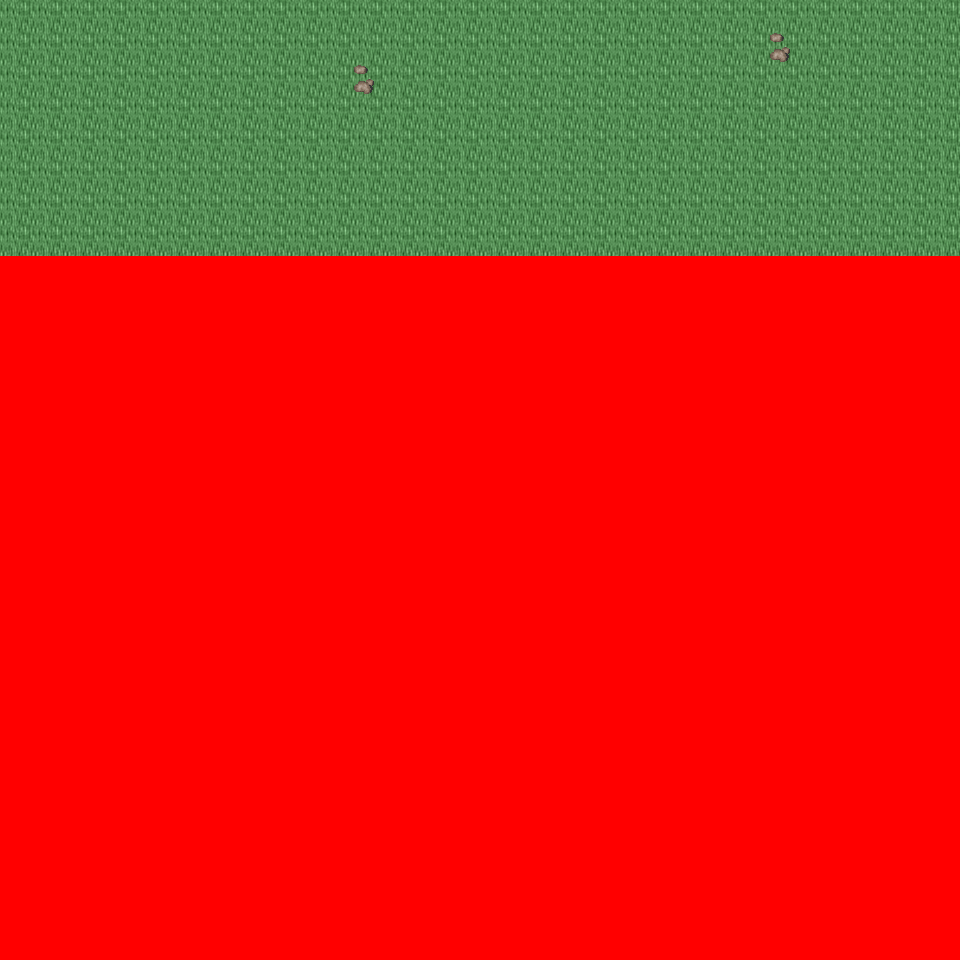

This game map was drawn from its Tiled (.tmx) file and the tilesets committed beside it. A one-line description and the trimmed map source follow:
An orthogonal 30x30 tile map with 32x32 px tiles, 6 tile layers (Ground, Object, Object2, Above, ...), 17 tilesets and 3 objects (3x mapchange).

<map version="1.0" orientation="orthogonal" renderorder="right-down" width="30" height="30" tilewidth="32" tileheight="32" nextobjectid="4">
  <tileset firstgid="1" name="tileset_logic_collision" tilewidth="32" tileheight="32" tilecount="1" columns="1">
    <image source="../drawable/tileset_logic_collision.png" width="32" height="32" />
  </tileset>
  <tileset firstgid="2" name="tileset_ground_ground" tilewidth="32" tileheight="32" tilecount="33" columns="3">
    <image source="../drawable/tileset_ground_ground.png" width="96" height="352" />
  </tileset>
  <tileset firstgid="35" name="tileset_ground_rock_pebbles" tilewidth="32" tileheight="32" tilecount="3" columns="1">
    <image source="../drawable/tileset_ground_rock_pebbles.png" width="32" height="96" />
  </tileset>
  <tileset firstgid="38" name="tileset_ground_grass_corners" tilewidth="32" tileheight="32" tilecount="24" columns="6">
    <image source="../drawable/tileset_ground_grass_corners.png" width="192" height="128" />
  </tileset>
  <tileset firstgid="62" name="tileset_ground_grass_edges" tilewidth="32" tileheight="32" tilecount="36" columns="12">
    <image source="../drawable/tileset_ground_grass_edges.png" width="384" height="96" />
  </tileset>
  <tileset firstgid="98" name="tileset_ground_grass_2" tilewidth="32" tileheight="32" tilecount="21" columns="3">
    <image source="../drawable/tileset_ground_grass_2.png" width="96" height="224" />
  </tileset>
  <tileset firstgid="119" name="tileset_plant_leaves" tilewidth="32" tileheight="32" tilecount="8" columns="4">
    <image source="../drawable/tileset_plant_leaves.png" width="128" height="64" />
  </tileset>
  <tileset firstgid="127" name="tileset_plant_tree_tree_darkgreen" tilewidth="32" tileheight="32" tilecount="88" columns="8">
    <image source="../drawable/tileset_plant_tree_tree_darkgreen.png" width="256" height="352" />
  </tileset>
  <tileset firstgid="215" name="tileset_plant_tree_fall_trees" tilewidth="32" tileheight="32" tilecount="40" columns="8">
    <image source="../drawable/tileset_plant_tree_fall_trees.png" width="256" height="160" />
  </tileset>
  <tileset firstgid="255" name="tileset_plant_tree_pine_tree" tilewidth="32" tileheight="32" tilecount="20" columns="4">
    <image source="../drawable/tileset_plant_tree_pine_tree.png" width="128" height="160" />
  </tileset>
  <tileset firstgid="275" name="tileset_plant_stump_hollow_logs" tilewidth="32" tileheight="32" tilecount="6" columns="3">
    <image source="../drawable/tileset_plant_stump_hollow_logs.png" width="96" height="64" />
  </tileset>
  <tileset firstgid="281" name="tileset_plant_stump_small_stump" tilewidth="32" tileheight="32" tilecount="4" columns="2">
    <image source="../drawable/tileset_plant_stump_small_stump.png" width="64" height="64" />
  </tileset>
  <tileset firstgid="285" name="tileset_plant_stump_stump_purple" tilewidth="32" tileheight="32" tilecount="4" columns="2">
    <image source="../drawable/tileset_plant_stump_stump_purple.png" width="64" height="64" />
  </tileset>
  <tileset firstgid="289" name="tileset_plant_flower_daisy_blue" tilewidth="32" tileheight="32" tilecount="8" columns="2">
    <image source="../drawable/tileset_plant_flower_daisy_blue.png" width="64" height="128" />
  </tileset>
  <tileset firstgid="297" name="tileset_plant_flower_daisy_red" tilewidth="32" tileheight="32" tilecount="8" columns="2">
    <image source="../drawable/tileset_plant_flower_daisy_red.png" width="64" height="128" />
  </tileset>
  <tileset firstgid="305" name="tileset_plant_flower_daisy_white" tilewidth="32" tileheight="32" tilecount="8" columns="2">
    <image source="../drawable/tileset_plant_flower_daisy_white.png" width="64" height="128" />
  </tileset>
  <tileset firstgid="313" name="tileset_plant_flower_daisy_yellow" tilewidth="32" tileheight="32" tilecount="8" columns="2">
    <image source="../drawable/tileset_plant_flower_daisy_yellow.png" width="64" height="128" />
  </tileset>
  <layer name="Ground" width="30" height="30">
    <data>[900 cells, 240 non-empty, 1 distinct tile ids]</data>
  </layer>
  <layer name="Object" width="30" height="30">
    <data>[900 cells, 2 non-empty, 1 distinct tile ids]</data>
  </layer>
  <layer name="Object2" width="30" height="30">
    <data>[900 cells, 0 non-empty, 0 distinct tile ids]</data>
  </layer>
  <layer name="Above" width="30" height="30">
    <data>[900 cells, 0 non-empty, 0 distinct tile ids]</data>
  </layer>
  <layer name="Above2" width="30" height="30">
    <data>[900 cells, 0 non-empty, 0 distinct tile ids]</data>
  </layer>
  <layer name="Walkable" width="30" height="30">
    <data>[900 cells, 660 non-empty, 1 distinct tile ids]</data>
  </layer>
  <objectgroup name="MapEvents">
    <object id="1" name="north" type="mapchange" x="0" y="0" width="960" height="32">
      <properties>
        <property name="map" value="0_ados_mountain_n2_w2_x1_y3" />
        <property name="place" value="south" />
      </properties>
    </object>
    <object id="2" name="west" type="mapchange" x="0" y="0" width="32" height="256">
      <properties>
        <property name="map" value="0_ados_mountain_n2_w2_x0_y4" />
        <property name="place" value="east" />
      </properties>
    </object>
    <object id="3" name="east" type="mapchange" x="928" y="0" width="32" height="256">
      <properties>
        <property name="map" value="0_ados_mountain_n2_w2_x2_y4" />
        <property name="place" value="west" />
      </properties>
    </object>
  </objectgroup>
</map>
